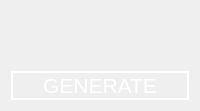
       <widget class="QWidget" name="resultWidget" native="true">
        <property name="sizePolicy">
         <sizepolicy hsizetype="Preferred" vsizetype="Fixed">
          <horstretch>0</horstretch>
          <verstretch>0</verstretch>
         </sizepolicy>
        </property>
        <layout class="QGridLayout" name="gridLayout">
         <item row="0" column="0">
          <widget class="QLabel" name="pirsonLabel">
           <property name="sizePolicy">
            <sizepolicy hsizetype="Preferred" vsizetype="Fixed">
             <horstretch>0</horstretch>
             <verstretch>0</verstretch>
            </sizepolicy>
           </property>
           <property name="palette">
            <palette>
             <active>
              <colorrole role="WindowText">
               <brush brushstyle="SolidPattern">
                <color alpha="255">
                 <red>255</red>
                 <green>255</green>
                 <blue>255</blue>
                </color>
               </brush>
              </colorrole>
              <colorrole role="Button">
               <brush brushstyle="SolidPattern">
                <color alpha="255">
                 <red>39</red>
                 <green>39</green>
                 <blue>39</blue>
                </color>
               </brush>
              </colorrole>
              <colorrole role="Text">
               <brush brushstyle="SolidPattern">
                <color alpha="255">
                 <red>255</red>
                 <green>255</green>
                 <blue>255</blue>
                </color>
               </brush>
              </colorrole>
              <colorrole role="Base">
               <brush brushstyle="SolidPattern">
                <color alpha="255">
                 <red>39</red>
                 <green>39</green>
                 <blue>39</blue>
                </color>
               </brush>
              </colorrole>
              <colorrole role="Window">
               <brush brushstyle="SolidPattern">
                <color alpha="255">
                 <red>39</red>
                 <green>39</green>
                 <blue>39</blue>
                </color>
               </brush>
              </colorrole>
              <colorrole role="PlaceholderText">
               <brush brushstyle="SolidPattern">
                <color alpha="128">
                 <red>255</red>
                 <green>255</green>
                 <blue>255</blue>
                </color>
               </brush>
              </colorrole>
             </active>
             <inactive>
              <colorrole role="WindowText">
               <brush brushstyle="SolidPattern">
                <color alpha="255">
                 <red>255</red>
                 <green>255</green>
                 <blue>255</blue>
                </color>
               </brush>
              </colorrole>
              <colorrole role="Button">
               <brush brushstyle="SolidPattern">
                <color alpha="255">
                 <red>39</red>
                 <green>39</green>
                 <blue>39</blue>
                </color>
               </brush>
              </colorrole>
              <colorrole role="Text">
               <brush brushstyle="SolidPattern">
                <color alpha="255">
                 <red>255</red>
                 <green>255</green>
                 <blue>255</blue>
                </color>
               </brush>
              </colorrole>
              <colorrole role="Base">
               <brush brushstyle="SolidPattern">
                <color alpha="255">
                 <red>39</red>
                 <green>39</green>
                 <blue>39</blue>
                </color>
               </brush>
              </colorrole>
              <colorrole role="Window">
               <brush brushstyle="SolidPattern">
                <color alpha="255">
                 <red>39</red>
                 <green>39</green>
                 <blue>39</blue>
                </color>
               </brush>
              </colorrole>
              <colorrole role="PlaceholderText">
               <brush brushstyle="SolidPattern">
                <color alpha="128">
                 <red>255</red>
                 <green>255</green>
                 <blue>255</blue>
                </color>
               </brush>
              </colorrole>
             </inactive>
             <disabled>
              <colorrole role="WindowText">
               <brush brushstyle="SolidPattern">
                <color alpha="96">
                 <red>164</red>
                 <green>166</green>
                 <blue>168</blue>
                </color>
               </brush>
              </colorrole>
              <colorrole role="Button">
               <brush brushstyle="SolidPattern">
                <color alpha="255">
                 <red>39</red>
                 <green>39</green>
                 <blue>39</blue>
                </color>
               </brush>
              </colorrole>
              <colorrole role="Text">
               <brush brushstyle="SolidPattern">
                <color alpha="96">
                 <red>164</red>
                 <green>166</green>
                 <blue>168</blue>
                </color>
               </brush>
              </colorrole>
              <colorrole role="Base">
               <brush brushstyle="SolidPattern">
                <color alpha="255">
                 <red>39</red>
                 <green>39</green>
                 <blue>39</blue>
                </color>
               </brush>
              </colorrole>
              <colorrole role="Window">
               <brush brushstyle="SolidPattern">
                <color alpha="255">
                 <red>39</red>
                 <green>39</green>
                 <blue>39</blue>
                </color>
               </brush>
              </colorrole>
              <colorrole role="PlaceholderText">
               <brush brushstyle="SolidPattern">
                <color alpha="128">
                 <red>208</red>
                 <green>208</green>
                 <blue>208</blue>
                </color>
               </brush>
              </colorrole>
             </disabled>
            </palette>
           </property>
           <property name="font">
            <font>
             <pointsize>16</pointsize>
            </font>
           </property>
           <property name="text">
            <string/>
           </property>
           <property name="alignment">
            <set>Qt::AlignCenter</set>
           </property>
          </widget>
         </item>
         <item row="1" column="0">
          <widget class="QLabel" name="tLabel">
           <property name="sizePolicy">
            <sizepolicy hsizetype="Preferred" vsizetype="Fixed">
             <horstretch>0</horstretch>
             <verstretch>0</verstretch>
            </sizepolicy>
           </property>
           <property name="palette">
            <palette>
             <active>
              <colorrole role="WindowText">
               <brush brushstyle="SolidPattern">
                <color alpha="255">
                 <red>255</red>
                 <green>255</green>
                 <blue>255</blue>
                </color>
               </brush>
              </colorrole>
              <colorrole role="Button">
               <brush brushstyle="SolidPattern">
                <color alpha="255">
                 <red>39</red>
                 <green>39</green>
                 <blue>39</blue>
                </color>
               </brush>
              </colorrole>
              <colorrole role="Text">
               <brush brushstyle="SolidPattern">
                <color alpha="255">
                 <red>255</red>
                 <green>255</green>
                 <blue>255</blue>
                </color>
               </brush>
              </colorrole>
              <colorrole role="Base">
               <brush brushstyle="SolidPattern">
                <color alpha="255">
                 <red>39</red>
                 <green>39</green>
                 <blue>39</blue>
                </color>
               </brush>
              </colorrole>
              <colorrole role="Window">
               <brush brushstyle="SolidPattern">
                <color alpha="255">
                 <red>39</red>
                 <green>39</green>
                 <blue>39</blue>
                </color>
               </brush>
              </colorrole>
              <colorrole role="PlaceholderText">
               <brush brushstyle="SolidPattern">
                <color alpha="128">
                 <red>255</red>
                 <green>255</green>
                 <blue>255</blue>
                </color>
               </brush>
              </colorrole>
             </active>
             <inactive>
              <colorrole role="WindowText">
               <brush brushstyle="SolidPattern">
                <color alpha="255">
                 <red>255</red>
                 <green>255</green>
                 <blue>255</blue>
                </color>
               </brush>
              </colorrole>
              <colorrole role="Button">
               <brush brushstyle="SolidPattern">
                <color alpha="255">
                 <red>39</red>
                 <green>39</green>
                 <blue>39</blue>
                </color>
               </brush>
              </colorrole>
              <colorrole role="Text">
               <brush brushstyle="SolidPattern">
                <color alpha="255">
                 <red>255</red>
                 <green>255</green>
                 <blue>255</blue>
                </color>
               </brush>
              </colorrole>
              <colorrole role="Base">
               <brush brushstyle="SolidPattern">
                <color alpha="255">
                 <red>39</red>
                 <green>39</green>
                 <blue>39</blue>
                </color>
               </brush>
              </colorrole>
              <colorrole role="Window">
               <brush brushstyle="SolidPattern">
                <color alpha="255">
                 <red>39</red>
                 <green>39</green>
                 <blue>39</blue>
                </color>
               </brush>
              </colorrole>
              <colorrole role="PlaceholderText">
               <brush brushstyle="SolidPattern">
                <color alpha="128">
                 <red>255</red>
                 <green>255</green>
                 <blue>255</blue>
                </color>
               </brush>
              </colorrole>
             </inactive>
             <disabled>
              <colorrole role="WindowText">
               <brush brushstyle="SolidPattern">
                <color alpha="96">
                 <red>164</red>
                 <green>166</green>
                 <blue>168</blue>
                </color>
               </brush>
              </colorrole>
              <colorrole role="Button">
               <brush brushstyle="SolidPattern">
                <color alpha="255">
                 <red>39</red>
                 <green>39</green>
                 <blue>39</blue>
                </color>
               </brush>
              </colorrole>
              <colorrole role="Text">
               <brush brushstyle="SolidPattern">
                <color alpha="96">
                 <red>164</red>
                 <green>166</green>
                 <blue>168</blue>
                </color>
               </brush>
              </colorrole>
              <colorrole role="Base">
               <brush brushstyle="SolidPattern">
                <color alpha="255">
                 <red>39</red>
                 <green>39</green>
                 <blue>39</blue>
                </color>
               </brush>
              </colorrole>
              <colorrole role="Window">
               <brush brushstyle="SolidPattern">
                <color alpha="255">
                 <red>39</red>
                 <green>39</green>
                 <blue>39</blue>
                </color>
               </brush>
              </colorrole>
              <colorrole role="PlaceholderText">
               <brush brushstyle="SolidPattern">
                <color alpha="128">
                 <red>208</red>
                 <green>208</green>
                 <blue>208</blue>
                </color>
               </brush>
              </colorrole>
             </disabled>
            </palette>
           </property>
           <property name="font">
            <font>
             <pointsize>16</pointsize>
            </font>
           </property>
           <property name="text">
            <string/>
           </property>
           <property name="alignment">
            <set>Qt::AlignCenter</set>
           </property>
          </widget>
         </item>
         <item row="2" column="0">
          <widget class="QPushButton" name="genPushButton">
           <property name="sizePolicy">
            <sizepolicy hsizetype="Preferred" vsizetype="Preferred">
             <horstretch>0</horstretch>
             <verstretch>0</verstretch>
            </sizepolicy>
           </property>
           <property name="maximumSize">
            <size>
             <width>272</width>
             <height>42</height>
            </size>
           </property>
           <property name="palette">
            <palette>
             <active>
              <colorrole role="Button">
               <brush brushstyle="SolidPattern">
                <color alpha="255">
                 <red>39</red>
                 <green>39</green>
                 <blue>39</blue>
                </color>
               </brush>
              </colorrole>
              <colorrole role="ButtonText">
               <brush brushstyle="SolidPattern">
                <color alpha="255">
                 <red>255</red>
                 <green>255</green>
                 <blue>255</blue>
                </color>
               </brush>
              </colorrole>
              <colorrole role="Base">
               <brush brushstyle="SolidPattern">
                <color alpha="255">
                 <red>39</red>
                 <green>39</green>
                 <blue>39</blue>
                </color>
               </brush>
              </colorrole>
              <colorrole role="Window">
               <brush brushstyle="SolidPattern">
                <color alpha="255">
                 <red>39</red>
                 <green>39</green>
                 <blue>39</blue>
                </color>
               </brush>
              </colorrole>
              <colorrole role="Shadow">
               <brush brushstyle="SolidPattern">
                <color alpha="255">
                 <red>85</red>
                 <green>0</green>
                 <blue>127</blue>
                </color>
               </brush>
              </colorrole>
             </active>
             <inactive>
              <colorrole role="Button">
               <brush brushstyle="SolidPattern">
                <color alpha="255">
                 <red>39</red>
                 <green>39</green>
                 <blue>39</blue>
                </color>
               </brush>
              </colorrole>
              <colorrole role="ButtonText">
               <brush brushstyle="SolidPattern">
                <color alpha="255">
                 <red>255</red>
                 <green>255</green>
                 <blue>255</blue>
                </color>
               </brush>
              </colorrole>
              <colorrole role="Base">
               <brush brushstyle="SolidPattern">
                <color alpha="255">
                 <red>39</red>
                 <green>39</green>
                 <blue>39</blue>
                </color>
               </brush>
              </colorrole>
              <colorrole role="Window">
               <brush brushstyle="SolidPattern">
                <color alpha="255">
                 <red>39</red>
                 <green>39</green>
                 <blue>39</blue>
                </color>
               </brush>
              </colorrole>
              <colorrole role="Shadow">
               <brush brushstyle="SolidPattern">
                <color alpha="255">
                 <red>85</red>
                 <green>0</green>
                 <blue>127</blue>
                </color>
               </brush>
              </colorrole>
             </inactive>
             <disabled>
              <colorrole role="Button">
               <brush brushstyle="SolidPattern">
                <color alpha="255">
                 <red>39</red>
                 <green>39</green>
                 <blue>39</blue>
                </color>
               </brush>
              </colorrole>
              <colorrole role="ButtonText">
               <brush brushstyle="SolidPattern">
                <color alpha="96">
                 <red>164</red>
                 <green>166</green>
                 <blue>168</blue>
                </color>
               </brush>
              </colorrole>
              <colorrole role="Base">
               <brush brushstyle="SolidPattern">
                <color alpha="255">
                 <red>39</red>
                 <green>39</green>
                 <blue>39</blue>
                </color>
               </brush>
              </colorrole>
              <colorrole role="Window">
               <brush brushstyle="SolidPattern">
                <color alpha="255">
                 <red>39</red>
                 <green>39</green>
                 <blue>39</blue>
                </color>
               </brush>
              </colorrole>
              <colorrole role="Shadow">
               <brush brushstyle="SolidPattern">
                <color alpha="255">
                 <red>85</red>
                 <green>0</green>
                 <blue>127</blue>
                </color>
               </brush>
              </colorrole>
             </disabled>
            </palette>
           </property>
           <property name="font">
            <font>
             <pointsize>16</pointsize>
             <weight>50</weight>
             <bold>false</bold>
            </font>
           </property>
           <property name="styleSheet">
            <string notr="true">border-style: solid; border-width: 2px; border-color: white;</string>
           </property>
           <property name="text">
            <string>GENERATE</string>
           </property>
          </widget>
         </item>
        </layout>
       </widget>
